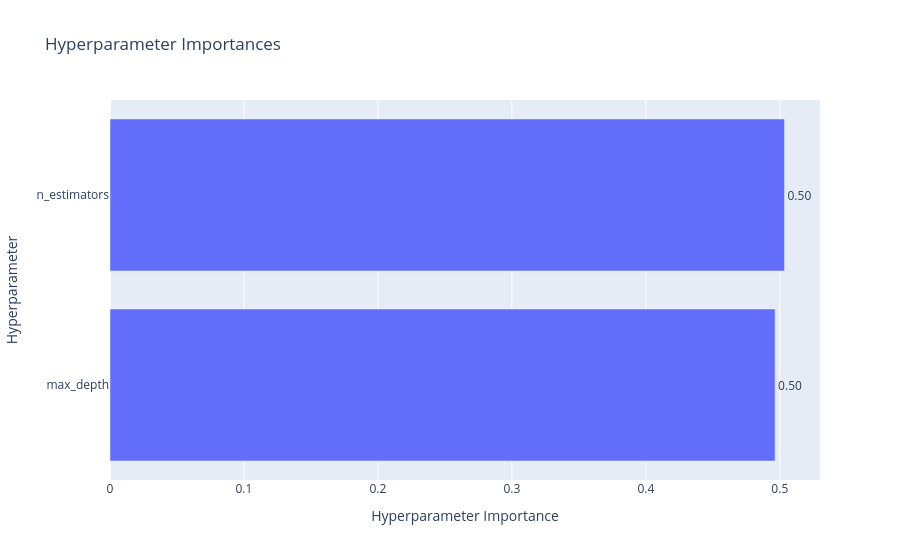

Here is the notebook cell this chart was saved with:
### Code cell
#5 Hyparameter Importance
plot_param_importances(study).show()

### Figure 1 — Plotly figure (JSON) as saved in the notebook; plotly's stock layout.template omitted (floating-point values rounded to 4 significant figures)
{"data": [{"cliponaxis": false, "hovertemplate": ["max_depth (IntDistribution): 0.4964963607312445<extra></extra>", "n_estimators (IntDistribution): 0.5035036392687554<extra></extra>"], "name": "Objective Value", "orientation": "h", "text": ["0.50", "0.50"], "textposition": "outside", "type": "bar", "x": [0.4965, 0.5035], "y": ["max_depth", "n_estimators"]}], "layout": {"title": {"text": "Hyperparameter Importances"}, "xaxis": {"title": {"text": "Hyperparameter Importance"}}, "yaxis": {"title": {"text": "Hyperparameter"}}}}
